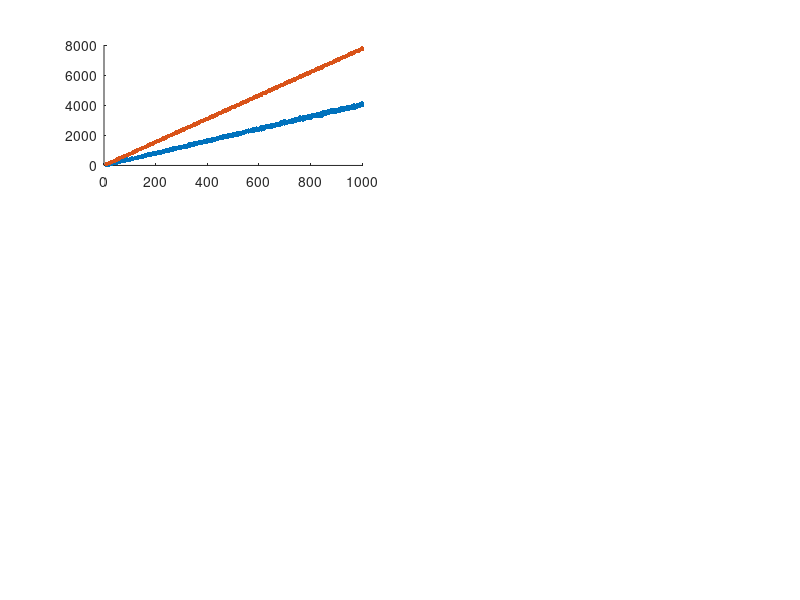

The MATLAB script that drew this image: (Note: this script raises an error after producing the figure.)

%--------------------------------------------------------------------------
%
%   A Script to plot the comparison between the Novel and Standard hamming
%   code implementations.
%
%   Since the data is quite large, we pregenerated a csv file that holds all
%   the simulation variables returned by simulate.m over multiple
%   simulations. 
%   The datagen.m script generated this dataset and stored it in a csv file.
%
%--------------------------------------------------------------------------

dt = csvread('gendataset.csv');

% Define scatter point size
sz = 10;

%--------------------------------------------------------------------------
% PLOT 1 - Detection Comparision
%--------------------------------------------------------------------------

subplot (3,2,1);
hold on;

% std detect
scatter (dt(:,1), dt(:,4), sz, 'filled', 'b')

% nov detect
scatter (dt(:,1), dt(:,6), sz, 'filled', 'r')

h = lsline;
h(1).Color = 'r';
h(2).Color = 'b';
ylabel('No. of Errors Detected');
xlabel('Data Size Transmitted (x88 bits)');
legend ('Standard Hamming', 'Novel Hamming', 'Location', 'northwest');
title('Error Detection');

%--------------------------------------------------------------------------

%--------------------------------------------------------------------------
% PLOT 2 - Correction Comparison
%--------------------------------------------------------------------------

subplot (3,2,2);
hold on;

% std correct
scatter (dt(:,1), dt(:,5), sz, 'filled', 'b')
% nov correct
scatter (dt(:,1), dt(:,7), sz, 'filled', 'r')

h = lsline;
h(1).Color = 'r';
h(2).Color = 'b';
ylabel('No. of Errors Corrected');
xlabel('Data Size Transmitted (x88 bits)');
legend ('Standard Hamming', 'Novel Hamming', 'Location', 'northwest');
title ('Error Correction');

%--------------------------------------------------------------------------

%--------------------------------------------------------------------------
% PLOT 3 - All Comparisons
%--------------------------------------------------------------------------

subplot (3,2,[3,4, 5, 6]);
hold on;

% std detect
scatter (dt(:,1), dt(:,4), sz, 'filled', 'b')
% nov detect
scatter (dt(:,1), dt(:,6), sz, 'filled', 'r')

% std correct
scatter (dt(:,1), dt(:,5), sz, 'filled', 'c')
% nov correct
scatter (dt(:,1), dt(:,7), sz, 'filled', 'm')

h = lsline;
h(1).Color = 'm';
h(2).Color = 'c';
h(3).Color = 'r';
h(4).Color = 'b';
legend ('Standard Hamming Detection', 'Novel Hamming Detection', 'Standard Hamming Correction', 'Novel Hamming Correction', 'Location', 'northwest');
title ('Complete Plot');
ylabel('No. of Errors');
xlabel('Data Size Transmitted (x88 bits)');
%--------------------------------------------------------------------------
